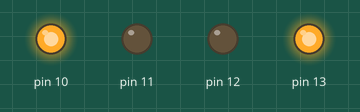
Simulated run of this sketch. Board: Arduino Uno, built with avr-gcc and run on an emulated ATmega328P. Parts: output pins drawn as LEDs (lit = HIGH).

Above: at 2.5 s.
At 7.5 s:
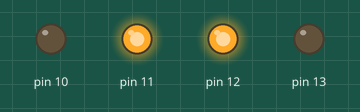
Timing chart, 0 to 13.0 s (numbered marks = the images above):
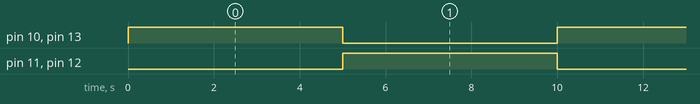

Measured:
- by itself, pin 10–13: alternates HIGH for 5.0 s and LOW for 5.0 s

The sketch:

SF01-basic.ino
```cpp
int stato;

void setup() {
  pinMode(10, OUTPUT);
  pinMode(11, OUTPUT);
  pinMode(12, OUTPUT);
  pinMode(13, OUTPUT);
}

void loop() {
  switch(stato) {
    case 0:
      st0();
      break;
    case 1:
      waitAndGo(2);
      break;
    case 2:
      st1();
      break;
    case 3:
      waitAndGo(0);
      break;
  }
}

void st0(){
  digitalWrite(13, HIGH);
  digitalWrite(12, LOW);
  digitalWrite(11, LOW);
  digitalWrite(10, HIGH);
  stato = 1;
}

void st1(){
  digitalWrite(13, LOW);
  digitalWrite(12, HIGH);
  digitalWrite(11, HIGH);
  digitalWrite(10, LOW);
  stato = 3;
}

unsigned long t1;
void waitAndGo(int next) {
  if ((millis() - t1) >= 5000) {
    t1 = millis();
    stato = next;
  }
}
```
